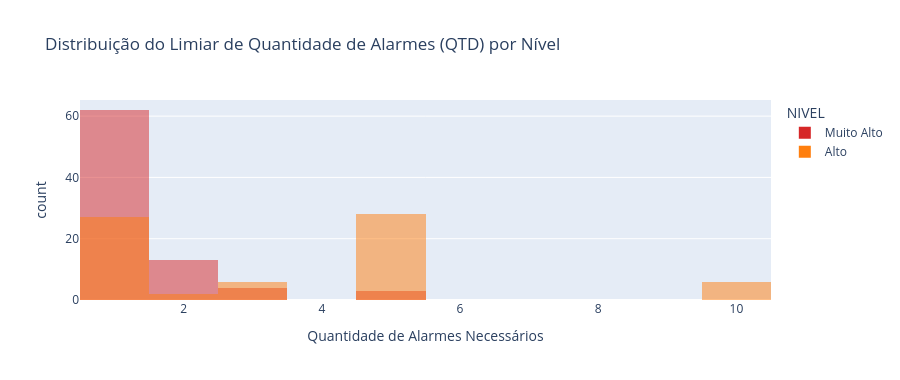

Notebook cell for this chart:
### Markdown cell above
## 2. Análise das Condições de Disparo

### Code cell
# Distribuição de QTD (limiar de alarmes para disparar)
fig = px.histogram(
    rules.to_pandas(), x="QTD", color="NIVEL",
    title="Distribuição do Limiar de Quantidade de Alarmes (QTD) por Nível",
    labels={"QTD": "Quantidade de Alarmes Necessários", "count": "Nº de Regras"},
    barmode="overlay", nbins=10,
    color_discrete_map={"Muito Alto": "#d62728", "Alto": "#ff7f0e"},
)
fig.update_layout(height=380)
fig.show()

### Figure 1 — Plotly figure (JSON) as saved in the notebook; plotly's stock layout.template omitted (floating-point values rounded to 4 significant figures)
{"data": [{"bingroup": "x", "hovertemplate": "NIVEL=Muito Alto<br>Quantidade de Alarmes Necessários=%{x}<br>count=%{y}<extra></extra>", "legendgroup": "Muito Alto", "marker": {"color": "#d62728", "opacity": 0.5, "pattern": {"shape": ""}}, "name": "Muito Alto", "nbinsx": 10, "orientation": "v", "showlegend": true, "type": "histogram", "x": [2, 5, 2, 1, 1, 1, 1, 1, 1, 1, 1, 1, 3, 1, 3, 1, 1, 3, 1, 1, 1, 1, 1, 1, 1, 3, 1, 1, 1, 1, 1, 1, 1, 1, 1, 1, 1, 1, 1, 1, 1, 1, 1, 1, 5, 2, 2, 2, 2, 2, 2, 2, 2, 5, 1, 1, 2, 2, 2, 1, 1, 1, 1, 1, 1, 1, 1, 1, 1, 1, 1, 1, 1, 1, 1, 1, 1, 1, 1, 1, 1, 1], "xaxis": "x", "yaxis": "y"}, {"bingroup": "x", "hovertemplate": "NIVEL=Alto<br>Quantidade de Alarmes Necessários=%{x}<br>count=%{y}<extra></extra>", "legendgroup": "Alto", "marker": {"color": "#ff7f0e", "opacity": 0.5, "pattern": {"shape": ""}}, "name": "Alto", "nbinsx": 10, "orientation": "v", "showlegend": true, "type": "histogram", "x": [10, 10, 1, 1, 1, 10, 3, 3, 3, 1, 3, 5, 5, 5, 1, 1, 1, 1, 5, 5, 5, 5, 5, 5, 5, 5, 5, 5, 10, 10, 10, 3, 3, 5, 5, 1, 1, 1, 1, 1, 1, 2, 2, 5, 5, 1, 5, 5, 5, 5, 5, 5, 5, 5, 5, 1, 1, 1, 1, 1, 1, 1, 1, 1, 1, 1, 1, 5, 5], "xaxis": "x", "yaxis": "y"}], "layout": {"barmode": "overlay", "height": 380, "legend": {"title": {"text": "NIVEL"}, "tracegroupgap": 0}, "title": {"text": "Distribuição do Limiar de Quantidade de Alarmes (QTD) por Nível"}, "xaxis": {"anchor": "y", "domain": [0.0, 1.0], "title": {"text": "Quantidade de Alarmes Necessários"}}, "yaxis": {"anchor": "x", "domain": [0.0, 1.0], "title": {"text": "count"}}}}
